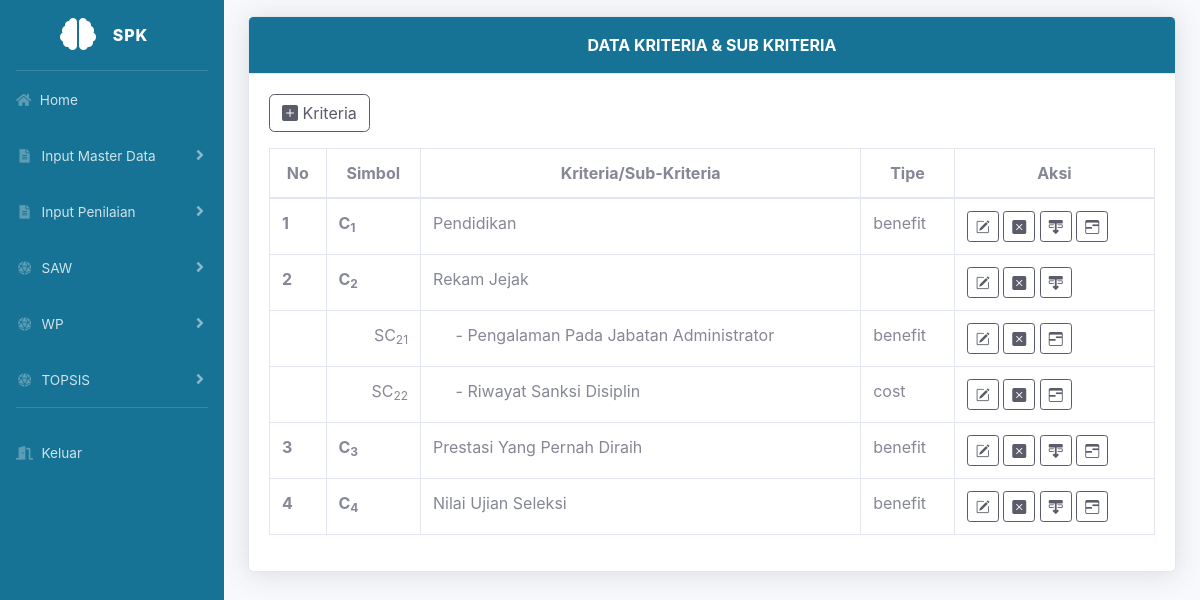
Screenshot of /dashboard.php?url=kriteria (signed in) with the database file from the repository.
### tables this page shows
CREATE TABLE `kriteria` (
  `id_kriteria` int(11) NOT NULL,
  `nama_kriteria` varchar(255) NOT NULL,
  `tipe_kriteria` enum('benefit','cost') DEFAULT NULL,
  `sub_kriteria` enum('0','1') NOT NULL DEFAULT '0'
);

CREATE TABLE `subkriteria` (
  `id_subkriteria` int(11) NOT NULL,
  `id_kriteria` int(11) DEFAULT NULL,
  `nama_subkriteria` varchar(255) NOT NULL,
  `tipe_subkriteria` enum('benefit','cost') NOT NULL
);

### kriteria.php (the view, shortened to what this page needs)
<div class="card shadow mt-3">
  <div class="card-header py-3" style="text-align: center; background-color: #167395; color: white; font-weight:bold">DATA KRITERIA & SUB KRITERIA</div>
  <div class="card-body">
    <a href="dashboard.php?url=tambahkriteria" class="btn btn-outline-dark" title="Tambah Kriteria">
      <i class="bi bi-plus-square-fill"></i>&nbsp;Kriteria
    </a>
    <div class="table-responsive mt-3">
      <table class="table table-bordered">
        <thead>
          <tr class="text-center">
            <th scope="col">No</th>
            <th scope="col">Simbol</th>
            <th scope="col">Kriteria/Sub-Kriteria</th>
            <th scope="col">Tipe</th>
            <th scope="col">Aksi</th>
          </tr>
        </thead>
        <tbody>
          <?php
          $no = 0;
          $sql = mysqli_query($conn, "SELECT * FROM Kriteria");
          while ($data = mysqli_fetch_array($sql)) {
            $no++;
          ?>
            <tr>
              <th scope="row"><?php echo "$no"; ?></th>
              <th scope="row">C<sub><?php echo "$no"; ?></sub></th>
              <td><?php echo $data['nama_kriteria']; ?></td>
              <td><?php echo $data['tipe_kriteria']; ?></td>
              <td>
                <a href="dashboard.php?url=editkriteria&id=<?php echo $data['id_kriteria']; ?>" class="btn btn-outline-dark btn-sm" title="Edit Kriteria">
                  <i class="bi bi-pencil-square"></i>
                </a>
                <a href="#modalDelete"
                  data-toggle="modal"
                  onclick="$('#modalDelete #formDelete').attr('action', 'hapuskriteria.php?id=<?php echo $data['id_kriteria']; ?>' )"
                  class="btn btn-outline-dark btn-sm"
                  title="Hapus Kriteria">
                  <i class="bi bi-x-square-fill"></i>
                </a>
                <a href="dashboard.php?url=editsubkriteria&id=<?php echo $data['id_kriteria']; ?>" class="btn btn-outline-dark btn-sm" title="Sesuaikan Sub-Kriteria">
                  <i class="bi bi-layer-backward"></i>
                </a>
                <?php
                if ($data['sub_kriteria'] == "0") {
                ?>
                  <a href="dashboard.php?url=rentangnilai&id=<?php echo $data['id_kriteria']; ?>" class="btn btn-outline-dark btn-sm" title="Isi Rentang Penilaian">
                    <i class="bi bi-calendar3-range"></i>
                  </a>
                <?php } ?>
              </td>
            </tr>
            <?php
            $subQuery = mysqli_query($conn, "SELECT * FROM SubKriteria WHERE id_kriteria = " . $data['id_kriteria']);
            if (mysqli_num_rows($subQuery) > 0) {
              $sub_no = 0;
              while ($subData = mysqli_fetch_array($subQuery)) {
                $sub_no++;
                echo '<tr>';
                echo '<td></td>';
                echo '<td style="text-align: right;">SC<sub>' . $no . $sub_no . '</sub></td>';
                echo '<td>&nbsp;&nbsp;&nbsp;&nbsp; - ' . $subData['nama_subkriteria'] . '</td>';
                echo '<td>' . $subData['tipe_subkriteria'] . '</td>';
                echo '<td>';
                echo '<a href="dashboard.php?url=editsubkriteria&id=' . $data['id_kriteria'] . '" class="btn btn-outline-dark btn-sm" title="Edit Sub-Kriteria"><i class="bi bi-pencil-square"></i></a>&nbsp';
                echo '<a href="#modalDelete" data-toggle="modal" onclick="$(\'#modalDelete #formDelete\').attr(\'action\', \'hapussubkriteria.php?id=' . $subData['id_subkriteria'] . '\')" class="btn btn-outline-dark btn-sm" title="Hapus Sub-Kriteria"><i class="bi bi-x-square-fill"></i></a>&nbsp;';
                echo '<a href="dashboard.php?url=subrentangnilai&id=' . $subData['id_subkriteria'] . '" class="btn btn-outline-dark btn-sm" title="Isi Rentang Penilaian"><i class="bi bi-calendar3-range"></i></a>&nbsp';
                echo '</td>';
                echo '</tr>';
              }
            }
            ?>
          <?php } ?>
        </tbody>
      </table>
    </div>
  </div>
</div>

### rows the page displays
kriteria: nama_kriteria "Pendidikan", tipe_kriteria "benefit"
kriteria: nama_kriteria "Rekam Jejak"
subkriteria: nama_subkriteria "Pengalaman Pada Jabatan Administrator", tipe_subkriteria "benefit"
subkriteria: nama_subkriteria "Riwayat Sanksi Disiplin", tipe_subkriteria "cost"
kriteria: nama_kriteria "Prestasi Yang Pernah Diraih", tipe_kriteria "benefit"
kriteria: nama_kriteria "Nilai Ujian Seleksi", tipe_kriteria "benefit"
